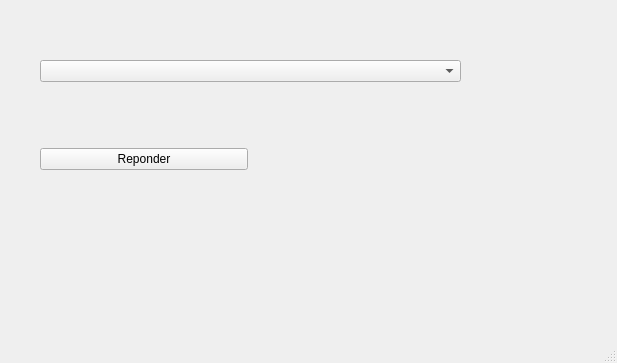
<?xml version="1.0" encoding="UTF-8"?>
<ui version="4.0">
 <class>ComboBox</class>
 <widget class="QMainWindow" name="ComboBox">
  <property name="geometry">
   <rect>
    <x>0</x>
    <y>0</y>
    <width>617</width>
    <height>363</height>
   </rect>
  </property>
  <property name="windowTitle">
   <string>ComboBox</string>
  </property>
  <widget class="QWidget" name="centralwidget">
   <widget class="QWidget" name="">
    <property name="geometry">
     <rect>
      <x>40</x>
      <y>60</y>
      <width>421</width>
      <height>171</height>
     </rect>
    </property>
    <layout class="QVBoxLayout" name="verticalLayout">
     <item>
      <widget class="QComboBox" name="comboBox"/>
     </item>
     <item>
      <layout class="QHBoxLayout" name="horizontalLayout">
       <item>
        <widget class="QPushButton" name="btn_response">
         <property name="text">
          <string>Reponder</string>
         </property>
        </widget>
       </item>
       <item>
        <widget class="QLabel" name="label_response">
         <property name="text">
          <string>     </string>
         </property>
        </widget>
       </item>
      </layout>
     </item>
    </layout>
   </widget>
  </widget>
  <widget class="QMenuBar" name="menubar">
   <property name="geometry">
    <rect>
     <x>0</x>
     <y>0</y>
     <width>617</width>
     <height>23</height>
    </rect>
   </property>
  </widget>
  <widget class="QStatusBar" name="statusbar"/>
 </widget>
 <resources/>
 <connections/>
</ui>
